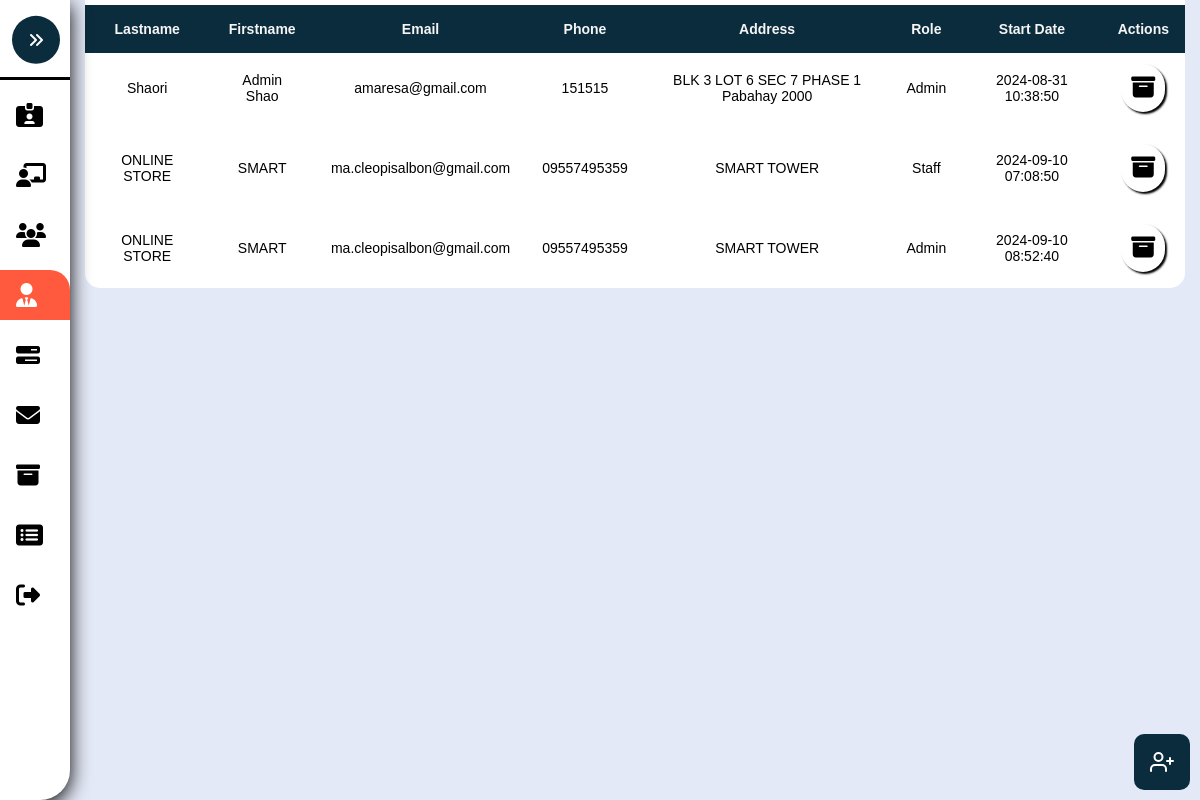
Page /Admin-Management.php on the earlier database version.
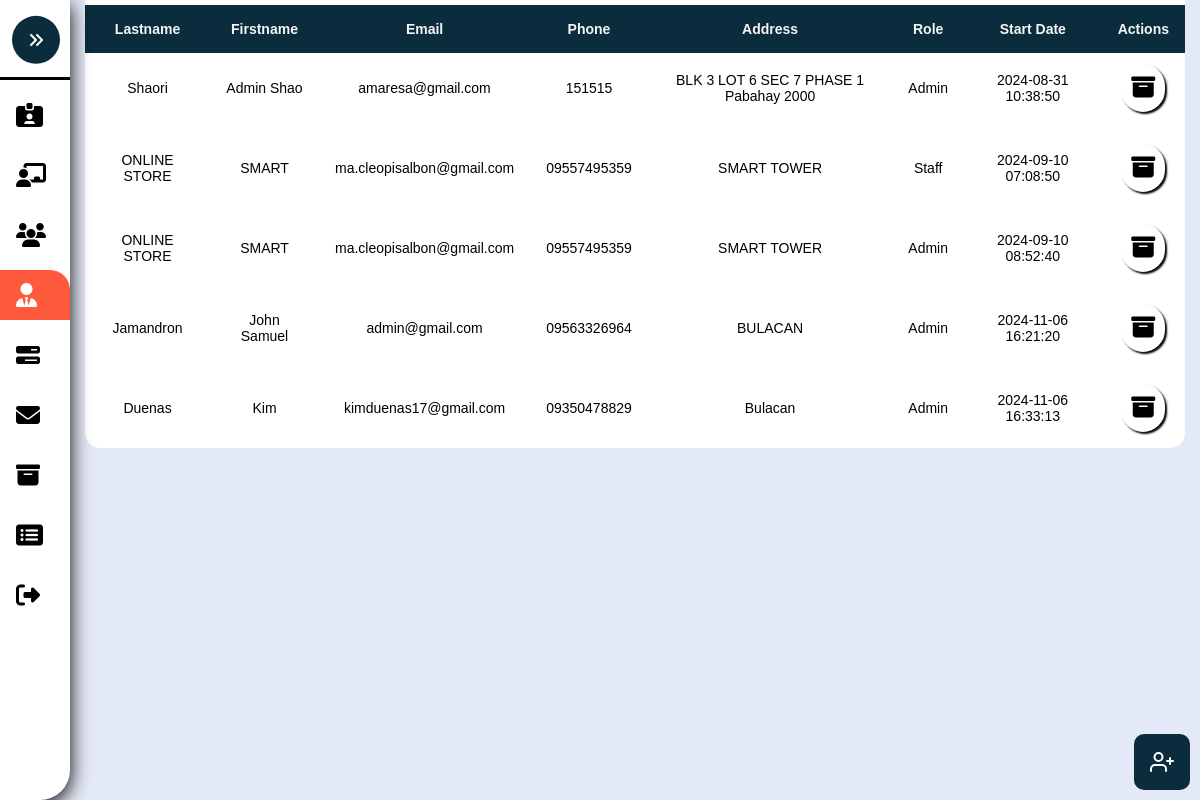
Same page on the later database version.
### tables this page shows
CREATE TABLE `management` (
  `ManagementID` int(8) NOT NULL,
  `Lastname` varchar(255) NOT NULL,
  `Firstname` varchar(255) NOT NULL,
  `Email` varchar(255) NOT NULL,
  `Phone` varchar(255) NOT NULL,
  `Address` varchar(255) NOT NULL,
  `Password` varchar(255) NOT NULL,
  `Role` varchar(255) NOT NULL,
  `Date` timestamp NOT NULL DEFAULT current_timestamp()
);

### Admin-Management.php (the view, shortened to what this page needs)
<?php
	include './Assets/Php/Connection.php';
?>
<!DOCTYPE html>
<html>
<head>
	<link rel="stylesheet" type="text/css" href="./Assets/Css/Admin.css?v=<?php echo time(); ?>">
</head>
<body>
	<nav class="sidebar close" id="sidebar">
		<header>
			<figure class="image-container">
			</figure>
			<button class="toggle">
				<i class="fa-solid fa-angles-right"></i>
			</button>
		</header>
		<div class="menu-bar">
			<div class="menu">
				<ul class="menu-links">
					<li class="nav-link">
						<a href="./Admin-Account.php" >
							<i class="fa-solid fa-id-card-clip"></i>
						</a>
					</li>
					<li class="nav-link">
						<a href="./Admin-Pending.php">
							<i class="fa-solid fa-chalkboard-user"></i>
						</a>
					</li>
					<li class="nav-link">
						<a href="./Admin-Users.php" class="dashboard-list-item " >
							<i class="fa-solid fa-users"></i>
						</a>
					</li>
					<li class="nav-link">
						<a href="./Admin-Management.php" class="dashboard-list-item active">
							<i class="fa-solid fa-user-tie"></i>
						</a>
					</li>
					<li class="nav-link">
						<a href="./Admin-Properties.php" class="dashboard-list-item">
							<i class="fa-solid fa-bars-progress"></i>
						</a>
					</li>
					<li class="nav-link">
						<a href="Admin-Message.php" class="dashboard-list-item">
							<i class="fa-solid fa-envelope"></i>
						</a>
					</li>
					<li class="nav-link">
						<a href="./Admin-Archieve.php" class="dashboard-list-item">
							<i class="fa-solid fa-box-archive"></i>
						</a>
					</li>
					<li class="nav-link">
						<a href="Admin-SoldProperties.php" class="dashboard-list-item">
							<i class="fa-solid fa-rectangle-list"></i>
						</a>
					</li>
					<li class="nav-link">
						<a href="./Assets/Php/Logout.php" class="dashboard-list-item">
							<i class="fa-solid fa-right-from-bracket"></i>
						</a>
					</li>
				</ul>
			</div>
		</div>
	</nav>
	<main class="main">
		<section class="Table-section" id="Table-Section">
			<div class="container">
				<table class="table" id="table">
					<tr>
						<th>Lastname</th>
						<th>Firstname</th>
						<th>Email</th>
						<th>Phone</th>
						<th>Address</th>
						<th>Role</th>
						<th>Start Date</th>
						<th class="action-center">Actions</th>
					</tr>
				<?php
						$sql = "SELECT * FROM management";
						$rs = mysqli_query($conn, $sql);
						if($rs){
							while ($row = mysqli_fetch_assoc($rs)) {
								$ManagementID = $row['ManagementID'];
								$Lastname = $row['Lastname'];
								$Firstname = $row['Firstname'];
								$Email = $row['Email'];
								$Phone = $row['Phone'];
								$Address = $row['Address'];
								$Date = $row['Date'];
								$Role = $row['Role'];
								echo "
								<tr>
									<td>".$Lastname."</td>
									<td>".$Firstname."</td>
									<td>".$Email."</td>
									<td>".$Phone."</td>
									<td>".$Address."</td>
									<td>".$Role."</td>
									<td>".$Date."</td>
									<td class='td-action'>
										<a href='./Assets/Php/Admin.php?archiveID=".$ManagementID."&value=Admin' onclick='return archiveConfirmation()'' class='custom-tooltip' data-title='Archive'>
										<i class='fa-solid fa-box-archive' ></i>
										</a>
									</td>
								</tr>
								";
							}
						}
					?>
				</table>
			</div>
		</section>
	</main>
	<section class="Dialog-Section">
		<div class="float-diagram">
			<button onclick="OpenDialog()" class='custom-tooltip' data-title='Add'>
			</button>
		</div>
</body>
</html>

Differences in the rows shown:
added management: Lastname "Jamandron", Firstname "John Samuel", Email "admin@gmail.com", Phone "09563326964", Address "BULACAN", Role "Admin", Date "2024-11-06 16:21:20"
added management: Lastname "Duenas", Firstname "Kim", Email "kimduenas17@gmail.com", Phone "09350478829", Address "Bulacan", Role "Admin", Date "2024-11-06 16:33:13"
